Frame 1 (no input): blank canvas, image omitted
Frame 60 (no input): blank canvas, image omitted
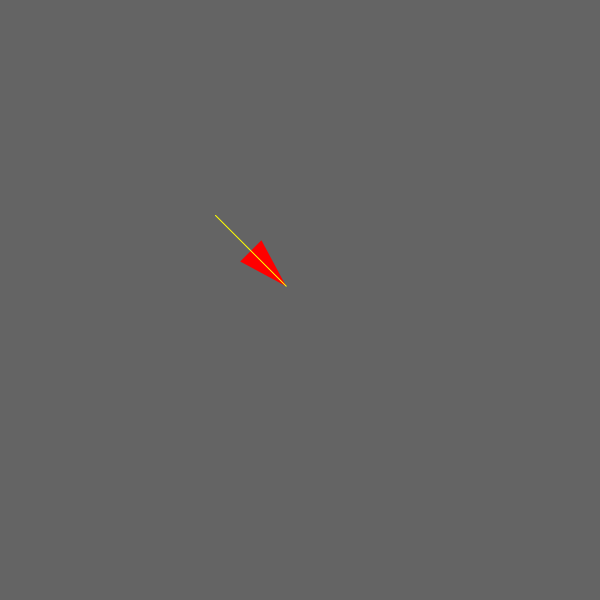
Frame 120 (the mouse pressed at the canvas centre since frame 60)

The p5.js sketch whose frames 1 and 60 were blank and that drew this single picture after the mouse press (run headless with seeded random() and noise() and a simulated clock; from frame 60 on, the mouse is pressed at the canvas centre):

// p5.js sketch
// ── sketch.js
var posX;
var posY;

function setup() {
  createCanvas(600, 600);
  noStroke();
  posX = 0;
  posY = 0;
}

function draw() {
  background(100);
  //  lerp(currentPos, targetPos, 0.0~1.0);
  // lerp(0, 10, 0.1); // 1
  // lerp(0, 10, 0.5); // 5
  //print( lerp(0, 20, 0.2) );

  posX = lerp(posX, mouseX, 0.05);
  posY = lerp(posY, mouseY, 0.05);


  push();
  fill(255, 0, 0);
  translate(posX, posY);
  var angle = atan2(mouseY - posY, mouseX - posX);
  rotate(angle + PI / 2);

  triangle(
    0, 0, -15, 50,
    15, 50
  );
  //stroke(255,255,0);
  //line(0,0, -100,0);

  pop();

  //ellipse(posX, posY, 50, 50);


  push();

  translate(posX, posY);
  var angle = atan2(mouseY - posY, mouseX - posX);
  rotate(angle);
  stroke(255, 255, 0);
  line(0, 0, -100, 0);

  pop();



  //push();
  //translate(shapeOriginX, shapeOriginY);
  //var angle = atan2(destinationY - shapeOriginY,
  //destinationX - shapeOriginX);
  //rotate(angle);
  
  // draw some shapes!

  // pop();












}
